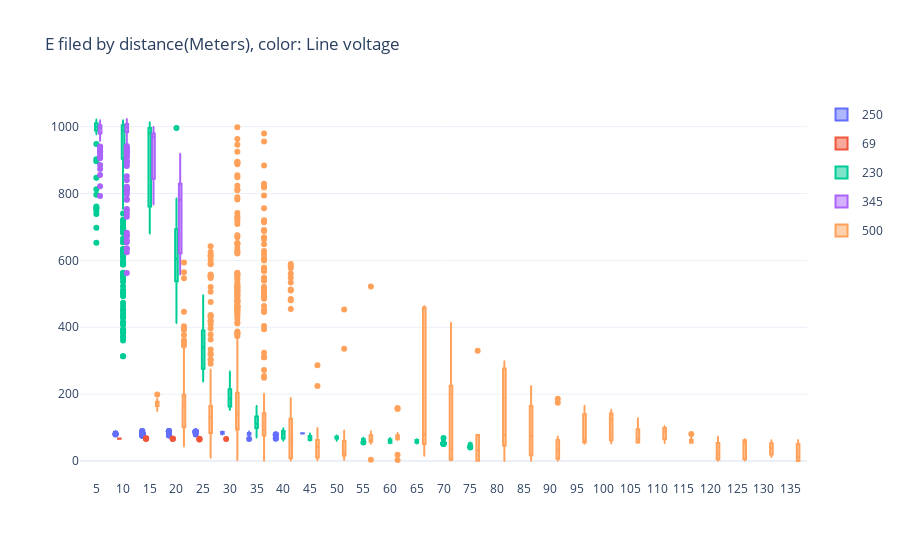

Write notebook code for a chart like this one.
### Code cell
f = go.Figure()
a_bar = px.box(x=all_flights_df['bin'], y = all_flights_df['E_Field_V/m'], color=all_flights_df['Line_Voltage_rating'], )
f.add_traces(list(a_bar.select_traces()))
title = "E filed by distance(Meters), color: Line voltage"
f.update_layout(boxmode='group', title=title)
f.update_xaxes(categoryorder='array', categoryarray= [str(i) for i in range(5, 500, 5)])
f.write_html(title + ".html")
f.show()

### Figure 1 — Plotly figure (JSON) as saved in the notebook; plotly's stock layout.template omitted (floating-point values rounded to 4 significant figures; data arrays with more than 128 entries replaced by an {"elided": "..."} marker saying what was removed)
{"data": [{"alignmentgroup": "True", "hovertemplate": "color=250<br>x=%{x}<br>y=%{y}<extra></extra>", "legendgroup": "250", "marker": {"color": "#636efa"}, "name": "250", "notched": false, "offsetgroup": "250", "orientation": "v", "showlegend": true, "x": {"elided": "1521 str values"}, "x0": " ", "xaxis": "x", "y": {"elided": "1521 float values"}, "y0": " ", "yaxis": "y", "type": "box"}, {"alignmentgroup": "True", "hovertemplate": "color=69<br>x=%{x}<br>y=%{y}<extra></extra>", "legendgroup": "69", "marker": {"color": "#EF553B"}, "name": "69", "notched": false, "offsetgroup": "69", "orientation": "v", "showlegend": true, "x": {"elided": "270 str values"}, "x0": " ", "xaxis": "x", "y": {"elided": "270 float values"}, "y0": " ", "yaxis": "y", "type": "box"}, {"alignmentgroup": "True", "hovertemplate": "color=230<br>x=%{x}<br>y=%{y}<extra></extra>", "legendgroup": "230", "marker": {"color": "#00cc96"}, "name": "230", "notched": false, "offsetgroup": "230", "orientation": "v", "showlegend": true, "x": {"elided": "859 str values"}, "x0": " ", "xaxis": "x", "y": {"elided": "859 float values"}, "y0": " ", "yaxis": "y", "type": "box"}, {"alignmentgroup": "True", "hovertemplate": "color=345<br>x=%{x}<br>y=%{y}<extra></extra>", "legendgroup": "345", "marker": {"color": "#ab63fa"}, "name": "345", "notched": false, "offsetgroup": "345", "orientation": "v", "showlegend": true, "x": {"elided": "466 str values"}, "x0": " ", "xaxis": "x", "y": {"elided": "466 float values"}, "y0": " ", "yaxis": "y", "type": "box"}, {"alignmentgroup": "True", "hovertemplate": "color=500<br>x=%{x}<br>y=%{y}<extra></extra>", "legendgroup": "500", "marker": {"color": "#FFA15A"}, "name": "500", "notched": false, "offsetgroup": "500", "orientation": "v", "showlegend": true, "x": {"elided": "1322 str values"}, "x0": " ", "xaxis": "x", "y": {"elided": "1322 float values"}, "y0": " ", "yaxis": "y", "type": "box"}], "layout": {"boxmode": "group", "title": {"text": "E filed by distance(Meters), color: Line voltage"}, "xaxis": {"categoryorder": "array", "categoryarray": ["5", "10", "15", "20", "25", "30", "35", "40", "45", "50", "55", "60", "65", "70", "75", "80", "85", "90", "95", "100", "105", "110", "115", "120", "125", "130", "135", "140", "145", "150", "155", "160", "165", "170", "175", "180", "185", "190", "195", "200", "205", "210", "215", "220", "225", "230", "235", "240", "245", "250", "255", "260", "265", "270", "275", "280", "285", "290", "295", "300", "305", "310", "315", "320", "325", "330", "335", "340", "345", "350", "355", "360", "365", "370", "375", "380", "385", "390", "395", "400", "405", "410", "415", "420", "425", "430", "435", "440", "445", "450", "455", "460", "465", "470", "475", "480", "485", "490", "495"]}}}
